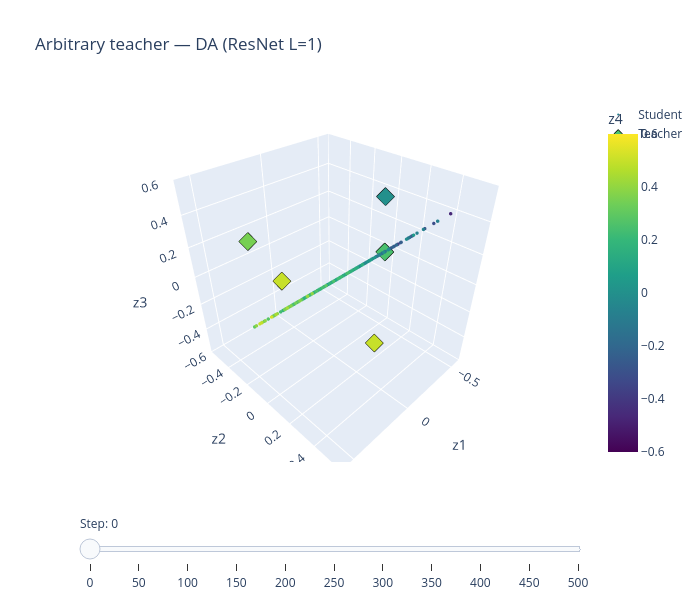

Write notebook code for a chart like this one.
### Code cell
plot_particles_3d(h_da_arb, teacher_arb2, "Arbitrary teacher — DA (ResNet L=1)")

### Figure 1 — Plotly figure (JSON) as saved in the notebook; plotly's stock layout.template omitted (floating-point values rounded to 4 significant figures; data arrays with more than 128 entries replaced by an {"elided": "..."} marker saying what was removed)
{"data": [{"marker": {"cmax": 0.6, "cmin": -0.6, "color": {"elided": "500 float values"}, "colorbar": {"title": {"text": "z4"}}, "colorscale": [[0, "#440154"], [0.1111, "#482878"], [0.2222, "#3e4989"], [0.3333, "#31688e"], [0.4444, "#26828e"], [0.5556, "#1f9e89"], [0.6667, "#35b779"], [0.7778, "#6ece58"], [0.8889, "#b5de2b"], [1, "#fde725"]], "size": 2}, "mode": "markers", "name": "Student", "type": "scatter3d", "x": {"elided": "500 float values"}, "y": {"elided": "500 float values"}, "z": {"elided": "500 float values"}}, {"marker": {"cmax": 0.6, "cmin": -0.6, "color": [0.25, 0.5, 0.0, 0.5, 0.35], "colorscale": [[0, "#440154"], [0.1111, "#482878"], [0.2222, "#3e4989"], [0.3333, "#31688e"], [0.4444, "#26828e"], [0.5556, "#1f9e89"], [0.6667, "#35b779"], [0.7778, "#6ece58"], [0.8889, "#b5de2b"], [1, "#fde725"]], "line": {"color": "black", "width": 1}, "size": 6, "symbol": "diamond"}, "mode": "markers", "name": "Teacher", "type": "scatter3d", "x": [-0.5, 0.25, -0.25, 0.0, 0.35], "y": [0.0, 0.5, 0.15, -0.5, -0.35], "z": [0.0, 0.0, 0.5, -0.25, 0.25]}], "layout": {"height": 600, "scene": {"xaxis": {"range": [-0.6, 0.6], "title": {"text": "z1"}}, "yaxis": {"range": [-0.6, 0.6], "title": {"text": "z2"}}, "zaxis": {"range": [-0.6, 0.6], "title": {"text": "z3"}}}, "sliders": [{"active": 0, "currentvalue": {"prefix": "Step: "}, "pad": {"t": 50}, "steps": [{"args": [["0"], {"frame": {"duration": 0, "redraw": true}, "mode": "immediate", "transition": {"duration": 0}}], "label": "0", "method": "animate"}, {"args": [["50"], {"frame": {"duration": 0, "redraw": true}, "mode": "immediate", "transition": {"duration": 0}}], "label": "50", "method": "animate"}, {"args": [["100"], {"frame": {"duration": 0, "redraw": true}, "mode": "immediate", "transition": {"duration": 0}}], "label": "100", "method": "animate"}, {"args": [["150"], {"frame": {"duration": 0, "redraw": true}, "mode": "immediate", "transition": {"duration": 0}}], "label": "150", "method": "animate"}, {"args": [["200"], {"frame": {"duration": 0, "redraw": true}, "mode": "immediate", "transition": {"duration": 0}}], "label": "200", "method": "animate"}, {"args": [["250"], {"frame": {"duration": 0, "redraw": true}, "mode": "immediate", "transition": {"duration": 0}}], "label": "250", "method": "animate"}, {"args": [["300"], {"frame": {"duration": 0, "redraw": true}, "mode": "immediate", "transition": {"duration": 0}}], "label": "300", "method": "animate"}, {"args": [["350"], {"frame": {"duration": 0, "redraw": true}, "mode": "immediate", "transition": {"duration": 0}}], "label": "350", "method": "animate"}, {"args": [["400"], {"frame": {"duration": 0, "redraw": true}, "mode": "immediate", "transition": {"duration": 0}}], "label": "400", "method": "animate"}, {"args": [["450"], {"frame": {"duration": 0, "redraw": true}, "mode": "immediate", "transition": {"duration": 0}}], "label": "450", "method": "animate"}, {"args": [["500"], {"frame": {"duration": 0, "redraw": true}, "mode": "immediate", "transition": {"duration": 0}}], "label": "500", "method": "animate"}]}], "title": {"text": "Arbitrary teacher — DA (ResNet L=1)"}, "width": 700}}
